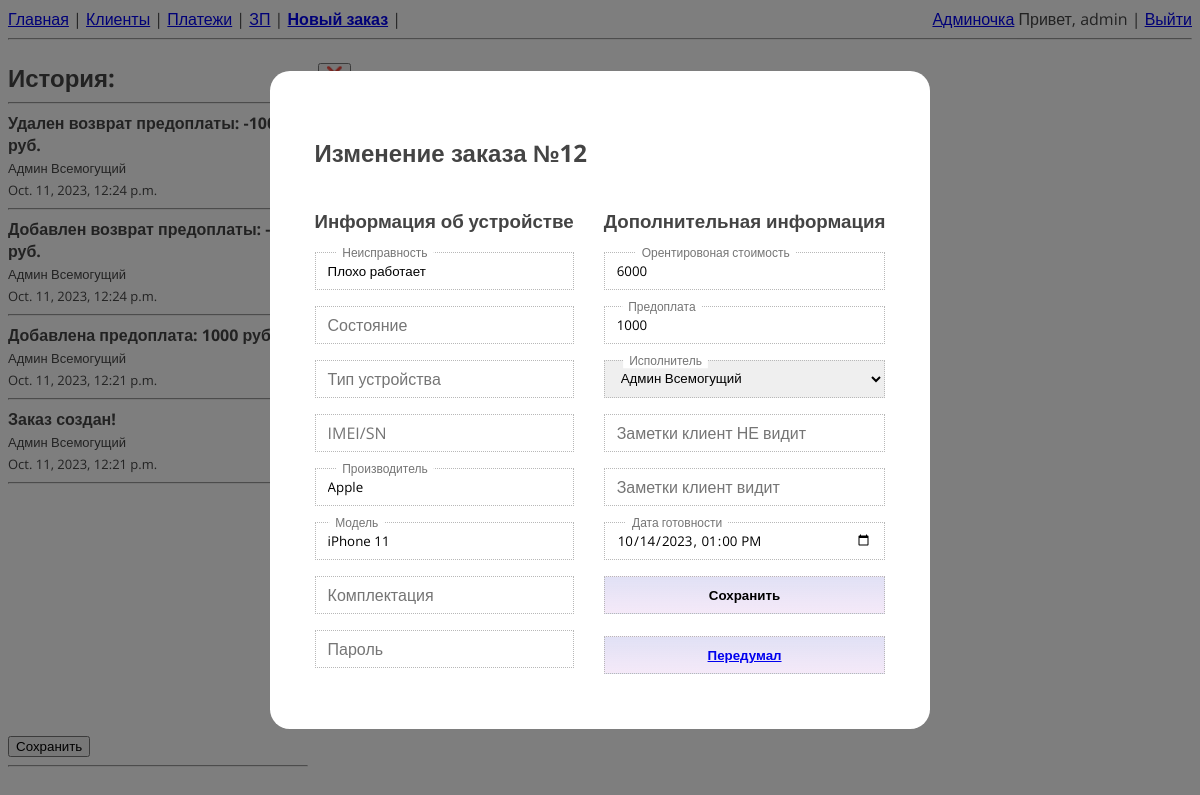
Page /order/12/edit/ (signed in) on the committed database.
### users/models.py (models this page shows)
class Employees(AbstractUser):
    percent = models.IntegerField(verbose_name='Процент от заказа', default=50)
    earnings = models.IntegerField(default=0, verbose_name='Заработок с последней выплаты')
    def __str__(self) -> str:
        full_name = super().get_full_name()
        return full_name

### orders/models.py (models this page shows, shortened)
class OrderHistory(models.Model):
    order = models.ForeignKey(Order, on_delete=models.CASCADE, verbose_name='Заказ')
    employee = models.ForeignKey(Employees, on_delete=models.PROTECT, null=True, blank=True,
                                verbose_name='Исполнитель')
    date = models.DateTimeField(default=timezone.now)
    message = models.CharField(max_length=200, verbose_name='Сообщение')

class Order(models.Model):
    class Meta:
        verbose_name = 'Заказ'
        verbose_name_plural = 'Заказы'
        ordering = ['-pk']
    def get_finance_data(self):
        works = Works.objects.filter(order_id=self.pk)
        payments = Payments.objects.filter(order_id=self.pk)
        prepayments_sum, profit, price = 0, 0, 0
        for payment in payments:
            prepayments_sum += payment.income + payment.expense
        for work in works:
            work_price = (work.price - work.discount) * work.quantity
            price += work_price
            profit += work_price - (work.cost * work.quantity)
        client_debt = price - prepayments_sum
        finance_data = {'profit': profit, 'client_debt': client_debt}
        return finance_data
    def get_order_data(self):
        order_data = {}
        order_data['order'] = self
        order_data['client'] = order_data['order'].client
        order_data['works'] = Works.objects.filter(order_id=order_data['order'].pk)
        order_data['payments'] = Payments.objects.filter(order_id=order_data['order'].pk)
        order_data['history'] = OrderHistory.objects.filter(order_id=order_data['order'].pk).order_by('-pk')
        print('!!!!! ДАННЫЕ ИЗ БД !!!!!')
        cache.set_many({
            'order': order_data['order'],
            'client': order_data['client'],
            'works': order_data['works'],
            'payments': order_data['payments'],
            'history': order_data['history']
        })
        return order_data
    def get_order_data_cached(self):
        order_data_cached = {}
        order_data_cached['order'] = cache.get('order')
        order_data_cached['client'] = cache.get('client')
        order_data_cached['works'] = cache.get('works')
        order_data_cached['payments'] = cache.get('payments')
        order_data_cached['history'] = cache.get('history')
        print('!!!!! ДАННЫЕ ИЗ КЭША !!!!!')
        if not order_data_cached['order']:
            order_data_cached = self.get_order_data()
        return order_data_cached
    client = models.ForeignKey(Client, on_delete=models.PROTECT, verbose_name='Клиент')
    employee = models.ForeignKey(Employees, on_delete=models.PROTECT, null=True, blank=True,
                                verbose_name='Исполнитель')
    whats_broken = models.CharField(max_length=50, verbose_name='Неисправность')
    device_appearance = models.CharField(max_length=80, blank=True,
                                         default='', verbose_name='Состояние')
    device_type = models.CharField(max_length=20, blank=True, default='',
                                   verbose_name='Тип устройства')
    imei = models.CharField(max_length=20, blank=True, default='', verbose_name='IMEI/SN')
    device_brand = models.CharField(max_length=20, verbose_name='Производитель')
    device_model = models.CharField(max_length=20, verbose_name='Модель')
    device_kit = models.CharField(max_length=80, blank=True, default='',
                                  verbose_name='Комплектация')
    device_pass = models.CharField(max_length=20, blank=True, default='',
                                   verbose_name='Пароль')
    price = models.IntegerField(verbose_name='Орентировоная стоимость')
    note_hidden = models.CharField(max_length=150, blank=True, default='',
                                   verbose_name='Заметки клиент НЕ видит')
    note_client = models.CharField(max_length=150, blank=True, default='',
                                   verbose_name='Заметки клиент видит')
    prepayment = models.IntegerField(null=True, blank=True, verbose_name='Предоплата')
    profit = models.IntegerField(null=True, default=0, verbose_name='Профит')
    debt = models.IntegerField(null=True, default=0, verbose_name='Клиент должен')
    date_creation = models.DateTimeField(default=timezone.now, null=True, verbose_name='Дата создания')
    date_completion = models.DateTimeField(null=True, verbose_name='Дата готовности')
    in_work = models.BooleanField(default=True)

### orders/views.py (the view)
# urls.py: path('order/<int:order_id>/edit/', EditOrder.as_view(), name='edit_order'),
class EditOrder(PermissionRequiredMixin, UpdateView):
    permission_required = 'orders.change_order'
    login_url = reverse_lazy('login')
    model = Order
    form_class = OrderForm
    template_name = 'edit_order.html'
    pk_url_kwarg = 'order_id'
    def get_context_data(self, **kwargs):
        context = self.object.get_order_data_cached()
        if 'form' not in kwargs:
            context['form'] = OrderForm(instance=self.object)
        else:
            context['form'] = kwargs['form']
        return context

### clients/models.py (called while the page is built)
    def __str__(self):
        return self.source

### orders/templates/edit_order.html (shortened to what this page needs)
{% extends "order.html" %}
{% block popup %}
{% if perms.clients.change_order %}
    <div class="popup open" id="edit_order_popup">
        <div class="popup__box">
            <h2>Изменение заказа №{{order.pk}} </h2>
            <form action="{% url 'edit_order' order.pk %}" method="POST">
                <div class="textcols">
                    <div class="textcols.item">
                        <h3><label>Информация об устройстве</label></h3>
                        {% for field in form %}
                            <div class="text-field text-field_floating">
                                {{ field }}
                                <label for="field.id_for_label" class="text-field__label">{{ field.label }}</label>
                            </div>
                            {% if field.id_for_label == 'id_device_pass'%}
                                </div>
                                    <div class="textcols.item">
                                    <h3><label>Дополнительная информация</label></h3>
                            {% endif %}
                        {% endfor %}
                        <input type="submit" value="Сохранить" class="form_button"><br>
                        <button class="form_button"><a href="{% url 'order' order.pk %}">Передумал</a></button>
                        </div>
                    </div>
                </div>
        </div>
    </div>
{% endif %}
{% endblock popup %}

### orders/templates/order.html (shortened to what this page needs)
{% extends "base.html" %}
{% load static %}
{% block content%}
<div class="order_containers">
    <div class="order_containers-history">
        <font size="5"><b>История: </b></font>
        <hr>
        <div class="scrollable">
        {% for message in history %}
            <b>{{ message.message }}</b> <br>
            <font size="2">{{ message.employee.get_full_name }}</font> <br>
            <font size="2">{{ message.date }}</font>
            <hr>
        {% endfor %}
        </div>
            {% if perms.orders.add_order %}
        <form method="POST" action="{% url 'add_history_message' order.pk %}">
            <br>
                <input type="submit" value="Сохранить">
            {% endif %}
        </form>
        <hr>
    </div>
    <div class="order_containers-content">
        {% if perms.orders.delete_order %}
            <button><a href="{% url 'delete_order' order.pk %}">&#10060;</a></button>
        {% endif %}
        {% block popup %} {% endblock popup %}
    </div>
</div>
{% endblock content %}

### my_service/templates/base.html (shortened to what this page needs)
<!DOCTYPE html>
{% load static %}
{% load search_param_replace_tag %}
<html>
<head>
    <link rel="stylesheet" href="{% static 'css/style.css' %}" />
    <link rel="stylesheet" href="{% static 'css/table.css' %}" />
    <link rel="stylesheet" href="{% static 'css/popup.css' %}" />
</head>
<body>
    <div>
        <a href="{% url 'orders' %}">Главная</a> |
        <a href="{% url 'clients' %}">Клиенты</a> |
        <a href="{% url 'payments' %}?date=month">Платежи</a> |
        <a href="{% url 'main_salary' %}">ЗП</a> |
        <a href="{% url 'create_order' %}"><b>Новый заказ</b></a> |
        {% if request.user.is_authenticated %}
            <div class="last">
            {% if request.user.is_superuser %}
                <a href="/admin/">Админочка</a>
            {% endif %}
            Привет, {{ request.user.username }} |
            <a href="{% url 'logout' %}">Выйти</a>   </div>
        {% else %}
            <div class="last"><a href="{% url 'login' %}"><b>Войти</b></a> |
            <a href="{% url 'register' %}"><b>Регистрация</b></a></div>
        {% endif %}
    </div>
    <hr>
    <div>{% block content%}{% endblock content %}</div>
</body>
</html>

### my_service/static/css/style.css (style rules this page uses)
*, *::before, *::after { box-sizing: border-box; }
.text-field { margin-bottom: 1rem; }
.text-field__label { display: block; margin-bottom: 20px; }
.text-field__input { display: block; width: 100%; height: calc(2.25rem + 2px); margin-bottom: 0px; padding: 0px 0.75rem; font-family: inherit; border: 1px dotted #b8b8b8; }
.text-field__label { display: block; margin-bottom: 0.25rem; }
.text-field_floating { position: relative; }
.text-field_floating .text-field__label { position: absolute; top: 50%; left: 0.3125rem; display: flex; transform: translateY(-50%); pointer-events: none; border: none; background-color: #fff; color: #757575; padding-left: 0.5rem; padding-right: 0.5rem; transition: top 0.1s ease-in-out, scale 0.1s ease-in-out; }
.text-field_floating .text-field__input::placeholder { color: transparent; }
.text-field_floating .text-field__input:focus~.text-field__label, .text-field_floating .text-field__input:not(:placeholder-shown)~.text-field__label { top: 0; transform: translateY(-50%) scale(0.75); }
.form_button { display: block; width: 100%; height: calc(2.25rem + 2px); margin-bottom: 0px; padding: 0px 0.75rem; font-family: inherit; font-weight: 700; border: 1px dotted #b8b8b8; background: linear-gradient(rgba(61, 61, 190, 0.158), rgba(142, 15, 180, 0.089)); }
body { font-family: 'Open Sans', sans-serif; font-weight: 400; font-size: 16px; color: #444444; background-color: rgb(253, 253, 253); }
.textcols { display: flex; flex-direction: row; flex-wrap: wrap; justify-content: center; gap: 30px; }
.last { float: right; }
.order_containers { position: fixed; display: flex; flex-direction: row; flex-wrap: wrap; gap: 10px; width: 100%; height: calc(100vh - 80px) ; }
.order_containers-content { flex-direction: column; min-width: 600px; width: 70%; height: 100vh; flex-grow: 1; overflow-y: auto; }
.order_containers-history { flex-direction: column; min-width: 250px; width: 250px; height: 100vh; overflow-y: auto; flex-grow: 1; }
div.scrollable { width: 100%; height: 75vh; margin: 0; padding: 0; overflow: auto; }

### my_service/static/css/popup.css (style rules this page uses)
.popup { position: fixed; left: 0; top: 0; width: 100%; height: 100vh; z-index: 99998; background-color: rgba(0,0,0,.5); display: grid; align-items: center; justify-content: center; overflow-y: auto; visibility: hidden; opacity: 0; transition: visibility .4s, opacity .4s; }
.popup__box { min-width: 500px; max-width: 1000px; padding: 45px; z-index: 1; margin: 15px 15px; background-color: white; border-radius: 3%; }
.popup.open { visibility: visible; opacity: 1; }

### rows in the picture
Employees: user.username "admin"
OrderHistory: message "Удален возврат предоплаты: -1000 руб.", employee.get_full_name "Админ Всемогущий", date "Oct. 11, 2023, 12:24 p.m."
OrderHistory: message "Добавлен возврат предоплаты: -1000 руб.", employee.get_full_name "Админ Всемогущий", date "Oct. 11, 2023, 12:24 p.m."
OrderHistory: message "Добавлена предоплата: 1000 руб.", employee.get_full_name "Админ Всемогущий", date "Oct. 11, 2023, 12:21 p.m."
OrderHistory: message "Заказ создан!", employee.get_full_name "Админ Всемогущий", date "Oct. 11, 2023, 12:21 p.m."
Order: pk "12", form "Плохо работает" "Apple" "iPhone 11" "6000" "1000" "Админ Всемогущий" "10/14/2023 13:00"
